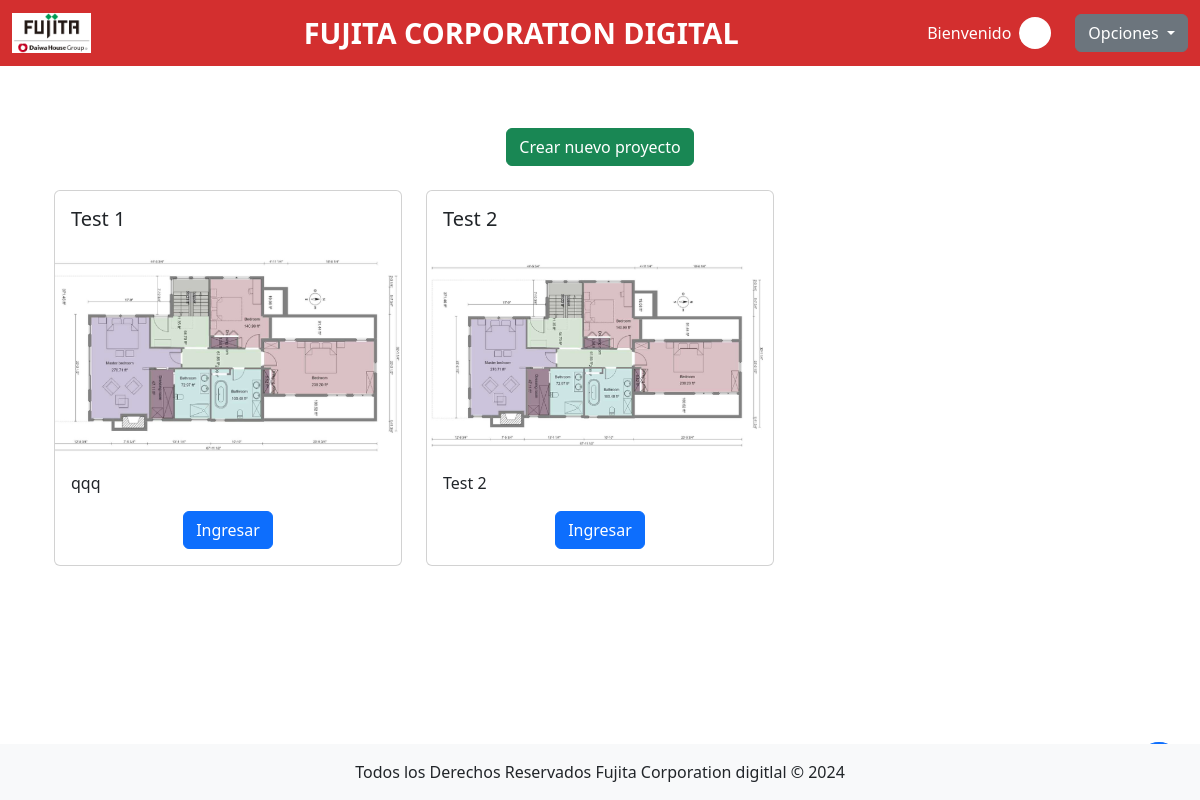
Page /projects/ (signed in) on the committed database.
### safety_report/models.py (models this page shows, shortened)
class Project(models.Model):
    name = models.CharField(max_length=200)
    description = models.TextField()
    pdf_plan = models.FileField(upload_to="projects/plans/", null=True)
    pdf_image = models.ImageField(upload_to="projects/pdf_images/", blank=True, null=True)

### safety_report/views.py (the view)
# urls.py: path('projects/', views.projects, name="projects" ),
def projects(request):
    projects = Project.objects.all()
    return render(request, 'projects.html', {"projects": projects})

### safety_report/context_processors.py (called while the page is built)
def global_variables(request):
    return {
        'projects': Project.objects.all(),
    }

### safety_report/templates/projects.html
{% extends "./layouts/base.html" %} {% block content %}
<div class="container mt-4">
  <div class="text-center mb-4">
    <a href="{% url 'project_register' %}" class="btn btn-success">
      Crear nuevo proyecto
    </a>
  </div>
  <div class="row">
    {% for project in projects %}
    <div class="col-md-4 col-sm-6 mb-4">
      <div class="card h-100">
        <div class="card-body">
          <h5 class="card-title">{{ project.name }}</h5>
        </div>
        <img
          src="{{ project.pdf_image.url }}"
          class="card-img-bottom"
          alt="Imagen del Proyecto"
          style="height: 200px; object-fit: cover"
        />
        <div class="card-body">
          <p class="card-text">{{ project.description|truncatewords:20 }}</p>
          <div class="text-center">
            <a
              href="{% url 'project_findings' project.id %}"
              class="btn btn-primary"
              >Ingresar</a
            >
          </div>
        </div>
      </div>
    </div>
    {% empty %}
    <p>No hay proyectos disponibles.</p>
    {% endfor %}
  </div>
</div>
{% endblock %}

### safety_report/static/safety_report/css/styles.css (style rules this page uses)
:root { --bs-primary: #d32f2f; --bs-primary-rgb: 211, 47, 47; }
body { display: flex; flex-direction: column; min-height: 100vh; padding-top: 80px; }
@media (min-width: 768px) { body { padding-top: 56px; } }

### rows in the picture
Project: name "Test 1", pdf_image (picture), description "qqq"
Project: name "Test 2", pdf_image (picture), description "Test 2"
